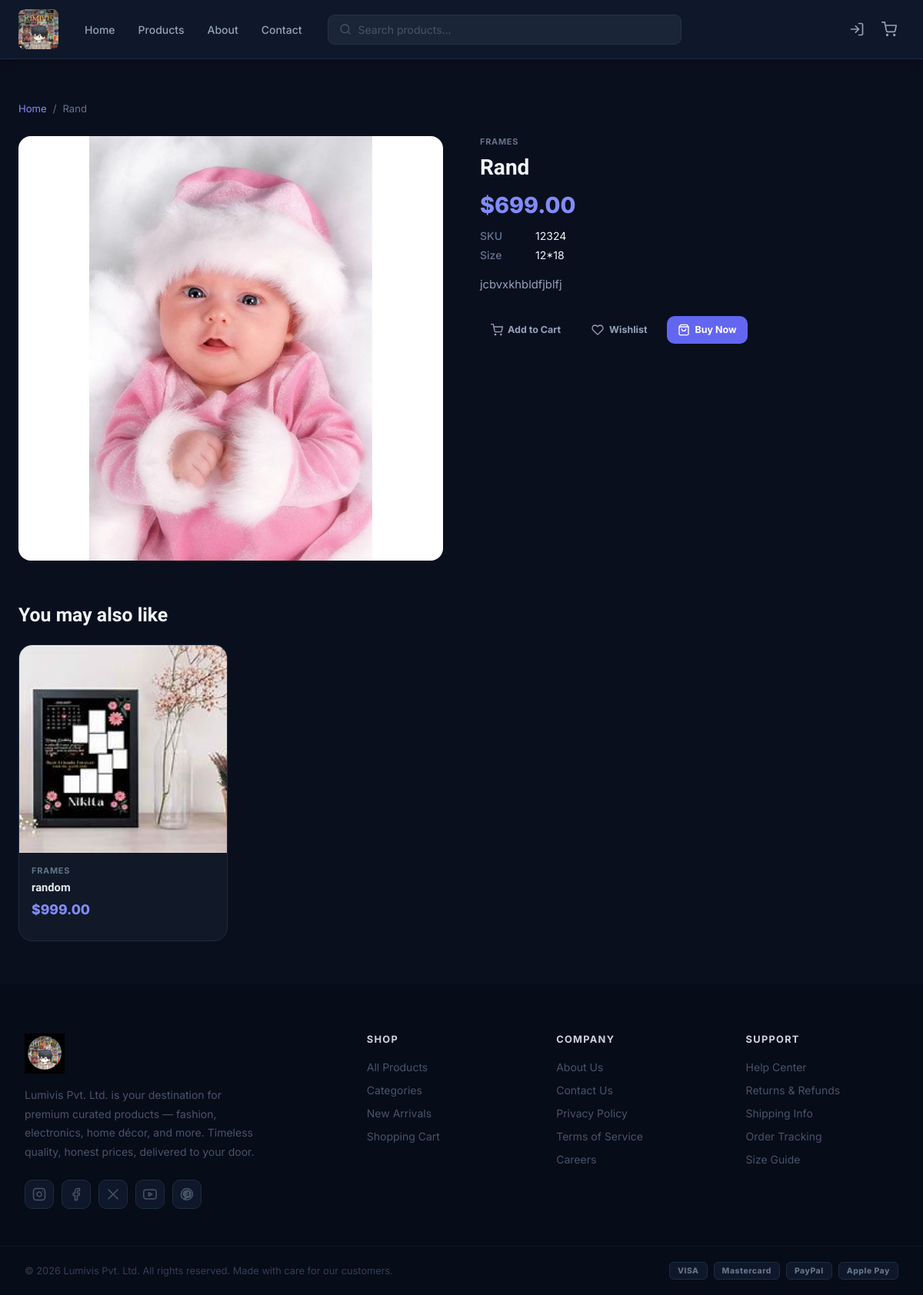
/product/1/, run on the app's committed database.
### products/models.py (models this page shows, shortened)
class Product(models.Model):
    name = models.CharField(max_length=100)
    product_id = models.CharField(max_length=50, unique=True)
    product_type = models.CharField(max_length=50)
    product_size = models.CharField(max_length=50)
    thumbnail = models.ImageField(upload_to='products/thumb/', null=True, blank=True)
    description = models.TextField()
    price = models.DecimalField(max_digits=10, decimal_places=2)
    image = models.ImageField(upload_to='products/', null=True, blank=True)

### products/views.py (the view)
# urls.py: path('product/<int:pk>/', views.product_detail, name='product_detail'),
def product_detail(request, pk):
    product = get_object_or_404(Product, pk=pk)
    related = (
        Product.objects
        .filter(product_type=product.product_type)
        .exclude(pk=pk)[:4]
    )
    is_wishlisted = (
        request.user.is_authenticated and
        Wishlist.objects.filter(user=request.user, product=product).exists()
    )
    return render(request, 'products/product_detail.html', {
        'product':       product,
        'related':       related,
        'is_wishlisted': is_wishlisted,
    })

### products/context_processors.py (called while the page is built)
def cart(request):
    session_cart = request.session.get('cart', {})
    count = sum(session_cart.values())
    return {'cart_count': count}

### products/templates/products/product_detail.html (shortened to what this page needs)
{% extends 'products/base.html' %}
{% block content %}
<main class="main">
  <nav class="breadcrumb">
    <a href="{% url 'home' %}">Home</a>
    <span>/</span>
    <span>{{ product.name }}</span>
  </nav>
  <div class="detail-grid">
    <div class="detail-img-wrap">
      {% if product.image %}
        <img src="{{ product.image.url }}" alt="{{ product.name }}" />
      {% endif %}
    </div>
    <div class="detail-info">
      <p class="card-tag">{{ product.product_type }}</p>
      <h1 class="detail-title">{{ product.name }}</h1>
      <p class="detail-price">&#36;{{ product.price }}</p>
      <div class="detail-meta">
        <div class="meta-row"><span class="meta-label">SKU</span><span>{{ product.product_id }}</span></div>
        <div class="meta-row"><span class="meta-label">Size</span><span>{{ product.product_size }}</span></div>
      </div>
      <p class="detail-desc">{{ product.description }}</p>
      <div class="detail-actions">
        <form method="POST" action="{% url 'add_to_cart' product.pk %}">
          <button type="submit" class="btn btn-ghost btn-lg">
            <svg width="16" height="16" viewBox="0 0 24 24" fill="none" stroke="currentColor" stroke-width="2" stroke-linecap="round" stroke-linejoin="round">
              <circle cx="9" cy="21" r="1"/><circle cx="20" cy="21" r="1"/>
              <path d="M1 1h4l2.68 13.39a2 2 0 0 0 2 1.61h9.72a2 2 0 0 0 2-1.61L23 6H6"/>
            </svg>
            Add to Cart
          </button>
        </form>
        <form method="POST" action="{% url 'toggle_wishlist' product.pk %}">
          <button type="submit" class="btn btn-lg {% if is_wishlisted %}btn-dark{% else %}btn-ghost{% endif %}"
                  style="gap:7px;"
                  title="{% if is_wishlisted %}Remove from wishlist{% else %}Save to wishlist{% endif %}">
            <svg width="16" height="16" viewBox="0 0 24 24"
                 fill="{% if is_wishlisted %}currentColor{% else %}none{% endif %}"
                 stroke="currentColor" stroke-width="2" stroke-linecap="round" stroke-linejoin="round">
              <path d="M20.84 4.61a5.5 5.5 0 0 0-7.78 0L12 5.67l-1.06-1.06a5.5 5.5 0 0 0-7.78 7.78l1.06 1.06L12 21.23l7.78-7.78 1.06-1.06a5.5 5.5 0 0 0 0-7.78z"/>
            </svg>
            {% if is_wishlisted %}Wishlisted{% else %}Wishlist{% endif %}
          </button>
        </form>
        <form method="POST" action="{% url 'buy_now' product.pk %}">
          <button type="submit" class="btn btn-dark btn-lg">
            <svg width="16" height="16" viewBox="0 0 24 24" fill="none" stroke="currentColor" stroke-width="2" stroke-linecap="round" stroke-linejoin="round">
              <path d="M6 2L3 6v14a2 2 0 002 2h14a2 2 0 002-2V6l-3-4z"/><line x1="3" y1="6" x2="21" y2="6"/><path d="M16 10a4 4 0 01-8 0"/>
            </svg>
            Buy Now
          </button>
        </form>
      </div>
    </div>
  </div>
  {% if related %}
  <section style="margin-top:56px;">
    <h2 class="section-title" style="margin-bottom:24px;">You may also like</h2>
    <div class="products-grid">
      {% for p in related %}
      <article class="card">
        <a href="{% url 'product_detail' p.pk %}" class="card-img-link">
          <div class="card-img">
            {% if p.image %}
              <img src="{{ p.image.url }}" alt="{{ p.name }}" loading="lazy" />
            {% endif %}
          </div>
        </a>
        <div class="card-body">
          <p class="card-tag">{{ p.product_type }}</p>
          <h3 class="card-title"><a href="{% url 'product_detail' p.pk %}">{{ p.name }}</a></h3>
          <p class="card-price">&#36;{{ p.price }}</p>
        </div>
      </article>
      {% endfor %}
    </div>
  </section>
  {% endif %}
</main>
{% endblock %}

### products/static/products/css/style.css (style rules this page uses)
*, *::before, *::after { box-sizing: border-box; margin: 0; padding: 0; }
body { font-family: -apple-system, BlinkMacSystemFont, 'Segoe UI', Roboto, sans-serif; background: #0a0f1e; color: #f1f5f9; min-height: 100vh; display: flex; flex-direction: column; overflow-x: hidden; }
a { color: inherit; text-decoration: none; }
.main { width: 100%; max-width: 1400px; margin: 0 auto; padding: 40px 24px 60px; flex: 1; }
.section-title { font-size: 1.4rem; font-weight: 700; color: #f1f5f9; }
.products-grid { display: grid; grid-template-columns: repeat(4, 1fr); gap: 22px; }
.card { background: #111827; border: 1px solid #1e2d3d; border-radius: 14px; overflow: hidden; transition: box-shadow .25s, transform .25s; }
.card-img-link { display: block; }
.card-img { aspect-ratio: 1 / 1; overflow: hidden; background: #0a0f1e; }
.card-img img { width: 100%; height: 100%; object-fit: cover; transition: transform .35s ease; }
.card-body { padding: 16px; }
.card-tag { font-size: 0.68rem; font-weight: 700; text-transform: uppercase; letter-spacing: .07em; color: #64748b; margin-bottom: 5px; }
.card-title { font-size: 0.92rem; font-weight: 600; color: #f1f5f9; line-height: 1.45; margin-bottom: 8px; display: -webkit-box; -webkit-line-clamp: 2; -webkit-box-orient: vertical; overflow: hidden; }
.card-title a { color: inherit; text-decoration: none; }
.card-price { font-size: 1.1rem; font-weight: 800; color: #f1f5f9; margin-bottom: 14px; }
.btn { display: inline-flex; align-items: center; justify-content: center; gap: 6px; flex: 1; padding: 9px 10px; font-size: 0.82rem; font-weight: 600; border-radius: 8px; cursor: pointer; border: 1.5px solid transparent; transition: all .2s; white-space: nowrap; text-align: center; text-decoration: none; }
.btn-ghost { border-color: #253347; background: transparent; color: #94a3b8; }
.btn-dark { background: #6366f1; color: #fff; border-color: #6366f1; }
.btn-lg { padding: 12px 20px; font-size: 0.9rem; border-radius: 9px; }
.breadcrumb { display: flex; align-items: center; gap: 8px; font-size: 0.82rem; color: #64748b; margin-bottom: 28px; }
.breadcrumb a { color: #818cf8; }
.detail-grid { display: grid; grid-template-columns: 1fr 1fr; gap: 48px; align-items: start; }
.detail-img-wrap { border-radius: 16px; overflow: hidden; background: #0f172a; aspect-ratio: 1; }
.detail-img-wrap img { width: 100%; height: 100%; object-fit: cover; }
.detail-title { font-size: 1.75rem; font-weight: 800; margin: 10px 0; line-height: 1.2; }
.detail-price { font-size: 1.8rem; font-weight: 800; color: #818cf8; margin: 14px 0; }
.detail-meta { display: flex; flex-direction: column; gap: 8px; margin-bottom: 18px; }
.meta-row { display: flex; gap: 12px; font-size: 0.875rem; }
.meta-label { color: #64748b; font-weight: 500; min-width: 60px; }
.detail-desc { color: #94a3b8; font-size: 0.925rem; line-height: 1.7; margin-bottom: 28px; }
.detail-actions { display: flex; gap: 12px; flex-wrap: wrap; }

### products/static/products/css/home.css (style rules this page uses)
body, button, input, select, textarea { font-family: 'Inter', system-ui, -apple-system, sans-serif; }
h1, h2, h3, .hero-title, .section-title { font-family: 'Sora', 'Inter', sans-serif; }
.section-title { font-size: 1.55rem; font-weight: 800; color: #f1f5f9; margin: 0; }
.main { max-width: 1200px; margin: 0 auto; padding: 56px 24px; background: transparent; }
.products-grid { display: grid; grid-template-columns: repeat(4, 1fr); gap: 22px; }
.card { background: #111827; border-radius: 18px; overflow: hidden; border: 1.5px solid #1e2d3d; transition: box-shadow .25s, border-color .25s; position: relative; }
.card-img { aspect-ratio: 1 / 1; background: #0a0f1e; overflow: hidden; }
.card-img img { width: 100%; height: 100%; object-fit: cover; transition: transform .4s ease; display: block; }
.card-body { padding: 16px; }
.card-title { font-size: .92rem; font-weight: 700; margin: 0 0 8px; line-height: 1.4; white-space: nowrap; overflow: hidden; text-overflow: ellipsis; }
.card-title a { color: #e2e8f0; text-decoration: none; }
.card-price { font-size: 1.1rem; font-weight: 800; color: #818cf8; }
.btn { display: inline-flex; align-items: center; justify-content: center; gap: 6px; padding: 10px 14px; border-radius: 10px; font-size: .78rem; font-weight: 700; cursor: pointer; border: none; text-decoration: none; transition: all .18s; white-space: nowrap; }

### data on the page
Product: name "Rand", image (picture), product_type "FRAMES", price "699.00", product_id "12324", product_size "12*18", description "jcbvxkhbldfjblfj"
Product: image (picture), product_type "FRAMES", name "random", price "999.00"
